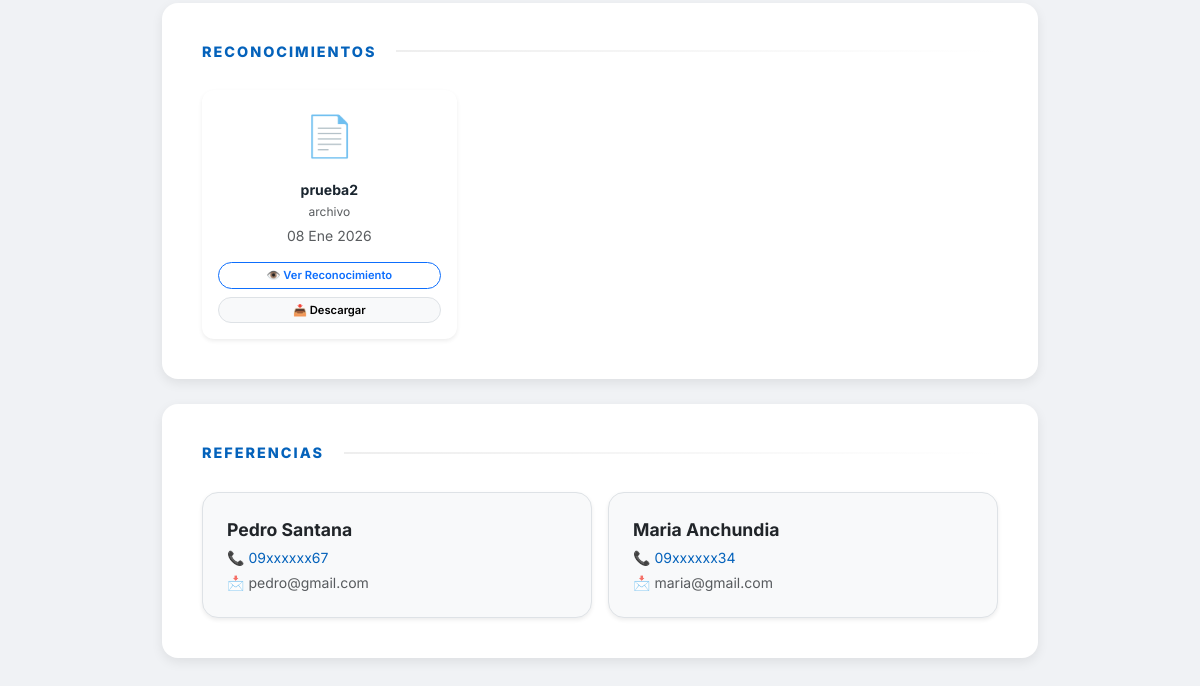
Before: / (lower part) with the older database file.
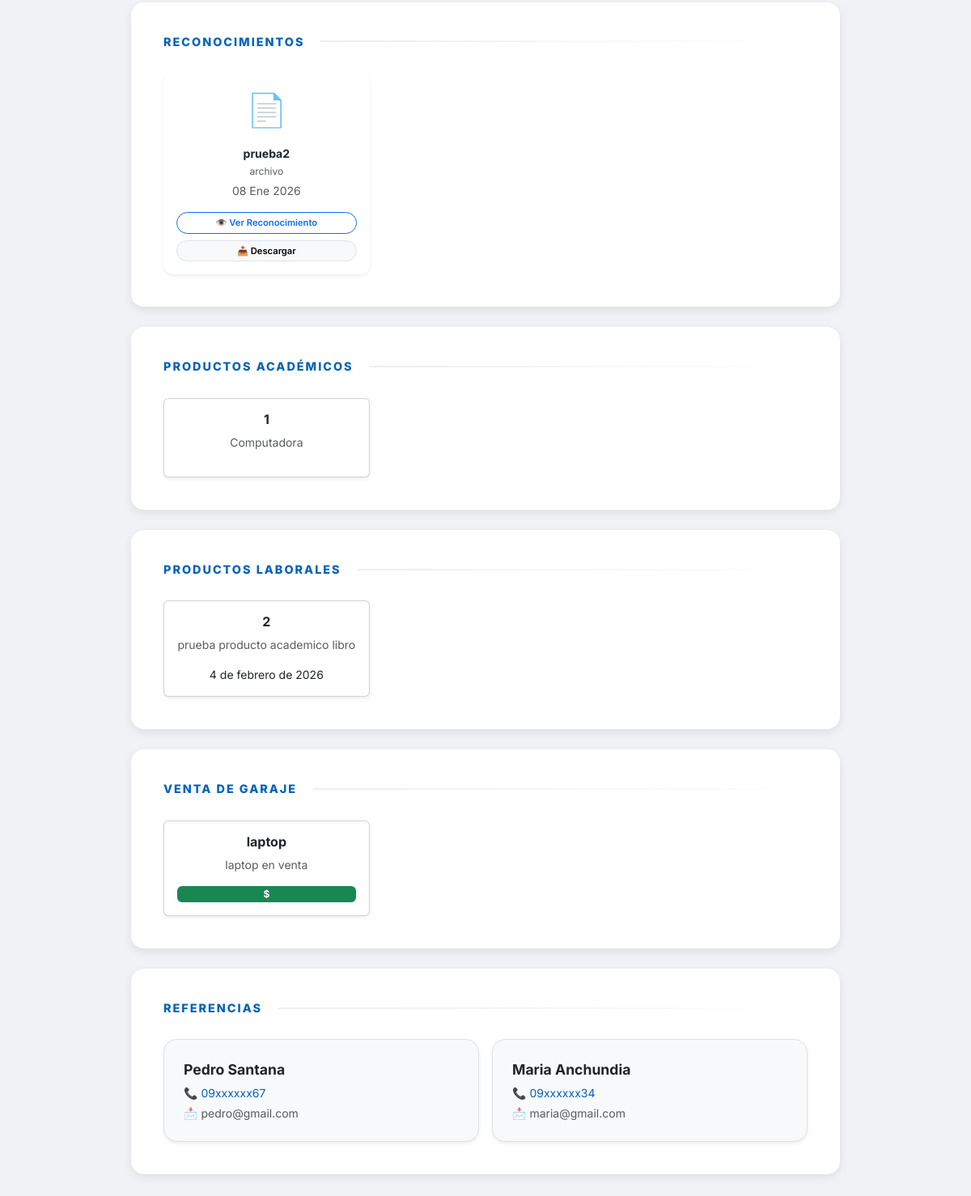
After: the same page with the newer database file.
### cv/models.py (models this page shows, shortened)
class Certificado(models.Model):
    TIPO_CHOICES = (
        ('curso', 'Curso'),
        ('reconocimiento', 'Reconocimiento'),
    )
    perfil = models.ForeignKey(Perfil, on_delete=models.CASCADE)
    titulo = models.CharField(max_length=200)
    institucion = models.CharField(max_length=200)
    fecha_obtencion = models.DateField()
    archivo = models.FileField(upload_to='certificados/')
    tipo = models.CharField(max_length=20, choices=TIPO_CHOICES)
    total_horas = models.PositiveIntegerField(
        null=True,
        blank=True,
        help_text="Solo para cursos"
    )
    class Meta:
        ordering = ['-fecha_obtencion']

class Referencia(models.Model):
    perfil = models.ForeignKey(Perfil, on_delete=models.CASCADE, related_name='referencias', null=True)
    nombre = models.CharField(max_length=150, verbose_name="Nombre de la Referencia")
    telefono = models.CharField(max_length=20, verbose_name="Número de Celular")
    email = models.EmailField(max_length=255, blank=True, null=True)
    from django.db import models

class ProductoAcademico(models.Model):
    idproductoacademico = models.AutoField(primary_key=True)
    perfil = models.ForeignKey(
        'Perfil',
        on_delete=models.CASCADE,
        db_column='idperfilconqueestaactivo'
    )
    nombrecurso = models.CharField(max_length=100)
    clasificador = models.CharField(max_length=100)
    descripcion = models.CharField(max_length=100)
    activarparaqueseveaenfront = models.BooleanField(default=True)
    class Meta:
        db_table = 'productosacademicos'

class ProductoLaboral(models.Model):
    idproductoslaborales = models.AutoField(primary_key=True)
    perfil = models.ForeignKey(
        'Perfil',
        on_delete=models.CASCADE,
        db_column='idperfilconqueestaactivo'
    )
    nombreproducto = models.CharField(max_length=100)
    fechaproducto = models.DateField()
    descripcion = models.CharField(max_length=100)
    activarparaqueseveaenfront = models.BooleanField(default=True)
    class Meta:
        db_table = 'productoslaborales'

class VentaGaraje(models.Model):
    idventagarage = models.AutoField(primary_key=True)
    perfil = models.ForeignKey(
        'Perfil',
        on_delete=models.CASCADE,
        db_column='idperfilconqueestaactivo'
    )
    nombreproducto = models.CharField(max_length=100)
    estadoproducto = models.CharField(
        max_length=40,
        choices=[
            ('Bueno', 'Bueno'),
            ('Regular', 'Regular'),
        ]
    )
    descripcion = models.CharField(max_length=100)
    valordelbien = models.DecimalField(max_digits=5, decimal_places=2)
    activarparaqueseveaenfront = models.BooleanField(default=True)
    class Meta:
        db_table = 'ventagarage'

### cv/views.py (the view)
# urls.py: path('', home, name='home'),
def home(request):
    perfil = Perfil.objects.order_by('-id').first()
    if not perfil:
        return render(request, 'cv/index.html', {'perfil': None})
    return ver_cv(request, perfil.id)

### cv/templates/cv/index.html (shortened to what this page needs)
{% load static %}
<!DOCTYPE html>
<html lang="es">
<head>
    <link href="https://cdn.jsdelivr.net/npm/bootstrap@5.3.0/dist/css/bootstrap.min.css" rel="stylesheet">
    <link rel="stylesheet" href="{% static 'cv/style.css' %}">
</head>
<body>
<div class="container cv-container">
    {% include 'cv/certificados.html' %}
    {% if productos_academicos %}
    <div class="card card-custom" id="productos-academicos">
        <h3 class="section-title">Productos Académicos</h3>
        <div class="row g-3">
            {% for p in productos_academicos %}
            <div class="col-md-4">
                <div class="card h-100 shadow-sm text-center p-3">
                    <h6 class="fw-bold">{{ p.nombrecurso }}</h6>
                    <p class="small text-muted">{{ p.descripcion }}</p>
                </div>
            </div>
            {% endfor %}
        </div>
    </div>
    {% endif %}
    {% if productos_laborales %}
    <div class="card card-custom" id="productos-laborales">
        <h3 class="section-title">Productos Laborales</h3>
        <div class="row g-3">
            {% for p in productos_laborales %}
            <div class="col-md-4">
                <div class="card h-100 shadow-sm text-center p-3">
                    <h6 class="fw-bold">{{ p.nombreproducto }}</h6>
                    <p class="small text-muted">{{ p.descripcion }}</p>
                    <small>{{ p.fechaproducto }}</small>
                </div>
            </div>
            {% endfor %}
        </div>
    </div>
    {% endif %}
    {% if ventas_garaje %}
    <div class="card card-custom" id="venta-garaje">
        <h3 class="section-title">Venta de Garaje</h3>
        <div class="row g-3">
            {% for p in ventas_garaje %}
            <div class="col-md-4">
                <div class="card h-100 shadow-sm text-center p-3">
                    <h6 class="fw-bold">{{ p.nombreproducto }}</h6>
                    <p class="small text-muted">{{ p.descripcion }}</p>
                    <span class="badge bg-success">${{ p.valordebien }}</span>
                </div>
            </div>
            {% endfor %}
        </div>
    </div>
    {% endif %}
    {% include 'cv/referencias.html' %}
</div>
</body>
</html>

### cv/templates/cv/certificados.html (shortened to what this page needs)
<div class="card card-custom" id="reconocimientos">
    <h3 class="section-title">Reconocimientos</h3>
    <div class="row row-cols-1 row-cols-sm-2 row-cols-md-3 g-3">
        {% for cert in reconocimientos %}
        <div class="col">
            <div class="card h-100 cert-card shadow-sm border-0 text-center">
                <div class="p-3 d-flex flex-column h-100">
                    <div class="mb-3">
                        {% if ".pdf" in cert.archivo.url|lower %}
                            <span style="font-size: 2.5rem;">📄</span>
                        {% else %}
                            <img src="{{ cert.archivo.url }}" class="img-fluid rounded shadow-sm" style="max-height: 100px; object-fit: contain;">
                        {% endif %}
                    </div>
                    <h6 class="fw-bold small mb-1" style="color: var(--primary-color);">
                        {{ cert.titulo }}
                    </h6>
                    <p class="text-muted mb-1" style="font-size: 0.75rem;">
                        {{ cert.institucion }}
                    </p>
                    <p class="text-muted small mb-3">
                        {{ cert.fecha_obtencion|date:"d M Y" }}
                    </p>
                    <div class="mt-auto d-grid gap-2 d-print-none">
                        <a href="{{ cert.archivo.url }}" target="_blank"
                           class="btn btn-outline-primary btn-sm rounded-pill"
                           style="font-size: 0.7rem; font-weight: 600;">
                            👁️ Ver Reconocimiento
                        </a>
                        <a href="{{ cert.archivo.url }}" download
                           class="btn btn-light btn-sm rounded-pill border"
                           style="font-size: 0.7rem; font-weight: 600;">
                            📥 Descargar
                        </a>
                    </div>
                </div>
            </div>
        </div>
        {% endfor %}
    </div>
</div>

### cv/templates/cv/referencias.html
<div class="card card-custom" id="referencias">
    <h3 class="section-title">Referencias</h3>
    <div class="row g-3">
        {% for ref in referencias %}
        <div class="col-md-6">
            <div class="p-4 border rounded-4 bg-light shadow-sm">
                <p class="mb-1 fw-bold text-dark" style="font-size: 1.1rem;">{{ ref.nombre }}</p>
                <p class="mb-1 small" style="color: var(--accent-color);">📞 {{ ref.telefono }}</p>
                <p class="mb-0 small text-muted">📩 {{ ref.email|default:"---" }}</p>
            </div>
        </div>
        {% empty %}
        <div class="col-12"><p class="text-muted small italic">No hay referencias disponibles.</p></div>
        {% endfor %}
    </div>
</div>

### cv/static/cv/style.css (style rules this page uses)
:root { --primary-color: #1a252f; --accent-color: #0462bb; --bg-body: #f0f2f5; --card-shadow: 0 4px 12px rgba(0,0,0,0.08); --card-hover-shadow: 0 12px 24px rgba(0,0,0,0.15); }
body { background-color: var(--bg-body); font-family: 'Inter', sans-serif; color: #333; padding-top: 100px; scroll-behavior: smooth; }
.cv-container { max-width: 900px; margin: 0 auto; padding-bottom: 60px; }
.card-custom { border: none; border-radius: 16px !important; margin-bottom: 25px; background: white; padding: 40px; box-shadow: var(--card-shadow); transition: all 0.3s ease-in-out; }
.section-title { font-size: 0.9rem; letter-spacing: 2px; text-transform: uppercase; color: var(--accent-color); font-weight: 800; margin-bottom: 30px; display: flex; align-items: center; }
.section-title::after { content: ""; flex: 1; height: 2px; background: linear-gradient(to right, #eee, transparent); margin-left: 20px; }
.cert-card { border: 1px solid #f0f0f0; border-radius: 12px; background: #fff; transition: all 0.3s ease; }

### cv/templates/cv/index.html (style rules this page uses)
section, .card-custom[id] { scroll-margin-top: 90px; }
html { scroll-behavior: smooth; }

Changed rows visible on the page:
added ProductoAcademico: nombrecurso "1", descripcion "Computadora"
added ProductoLaboral: nombreproducto "2", descripcion "prueba producto academico libro", fechaproducto "4 de febrero de 2026"
added VentaGaraje: nombreproducto "laptop", descripcion "laptop en venta"
Other visible differences:
text now shown: "PRODUCTOS ACADÉMICOS PRODUCTOS LABORALES VENTA DE GARAJE"
